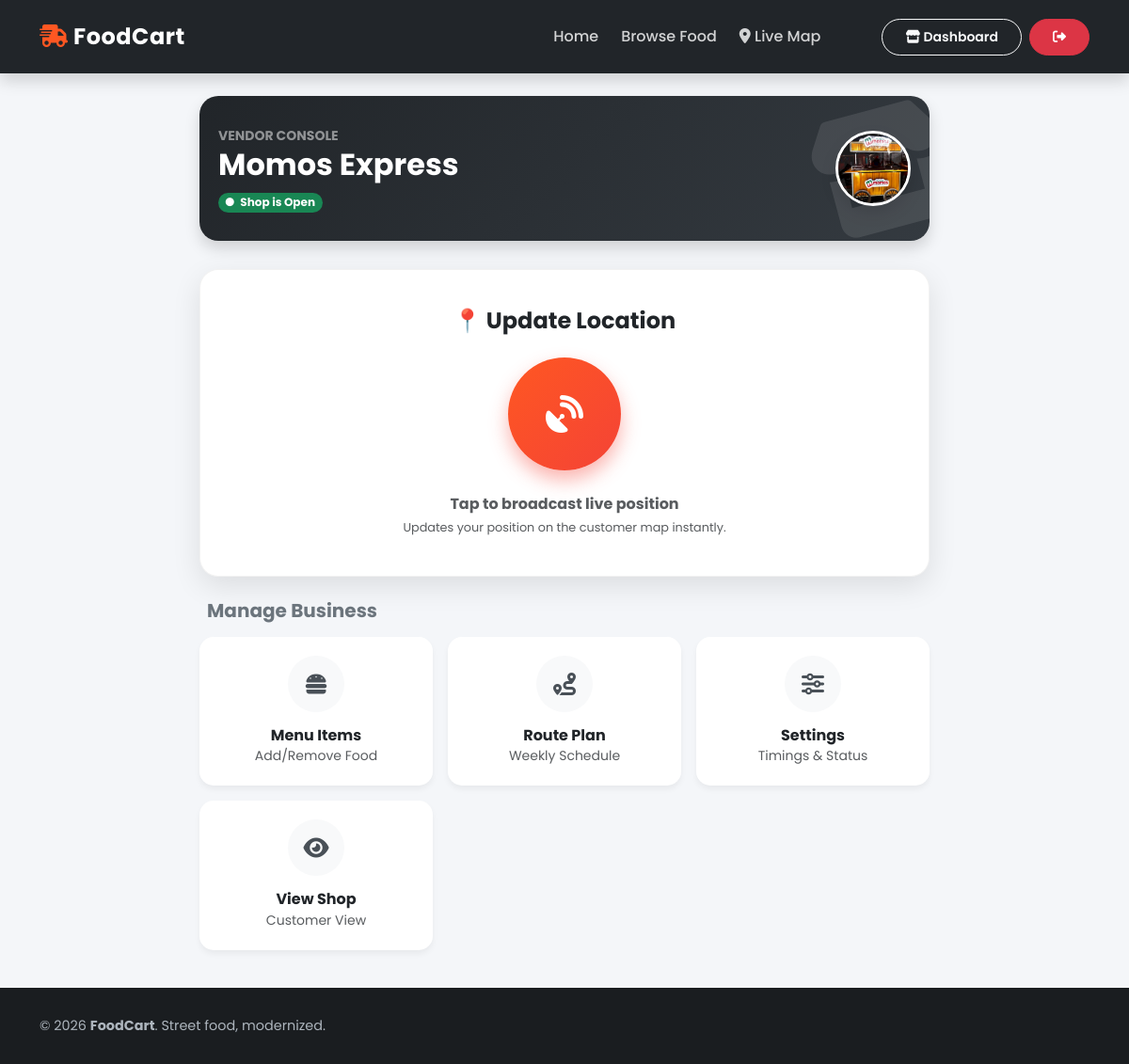
Screenshot of /vendor/dashboard/ (signed in) with the database file from the repository.
### vendor/models.py (models this page shows, shortened)
class FoodCart(models.Model):
    owner = models.OneToOneField(User, on_delete=models.CASCADE, null=True, blank=True)
    name = models.CharField(max_length=100)
    image = models.ImageField(upload_to='cart_images/', default='cart_images/default.jpg')
    opening_time = models.TimeField(default=datetime.time(10, 0)) # 10 AM
    closing_time = models.TimeField(default=datetime.time(22, 0)) # 10 PM
    is_open = models.BooleanField(default=True)
    current_lat = models.FloatField(default=12.9716)
    current_long = models.FloatField(default=77.5946)
    payment_qr = models.ImageField(upload_to='payment_qrs/', blank=True, null=True)

### vendor/views.py (the view)
# urls.py: path('dashboard/', views.vendor_dashboard, name='vendor_dashboard'),
@login_required
def vendor_dashboard(request):
    try:
        cart = request.user.foodcart
    except FoodCart.DoesNotExist:
        return render(request, 'vendor/no_cart_error.html')
    return render(request, 'vendor/dashboard.html', {'cart': cart})

### templates/vendor/dashboard.html (shortened to what this page needs)
{% extends 'core/base.html' %}
{% block content %}
<link href="https://unpkg.com/aos@2.3.1/dist/aos.css" rel="stylesheet">
<div class="container" style="max-width: 800px;">
    <div class="dashboard-header shadow" data-aos="fade-down">
        <div class="row align-items-center">
            <div class="col-8">
                <small class="text-uppercase text-white-50 fw-bold letter-spacing-1">Vendor Console</small>
                <h2 class="fw-bold m-0">{{ cart.name }}</h2>
                <div class="mt-2">
                    {% if cart.is_open %}
                        <span class="badge bg-success rounded-pill"> Shop is Open</span>
                    {% else %}
                        <span class="badge bg-danger rounded-pill"><i class="fas fa-moon fa-xs me-1"></i> Currently Closed</span>
                    {% endif %}
                </div>
            </div>
            <div class="col-4 text-end">
                {% if cart.image %}
                    <img src="{{ cart.image.url }}" class="rounded-circle border border-3 border-white shadow" style="width: 80px; height: 80px; object-fit: cover;">
                {% else %}
                    <div class="rounded-circle bg-white d-inline-flex align-items-center justify-content-center border border-3 border-white" style="width: 80px; height: 80px;">
                        <i class="fas fa-store fa-2x text-muted"></i>
                    </div>
                {% endif %}
            </div>
        </div>
    </div>
    <div class="row mb-4" data-aos="zoom-in">
        <div class="col-12">
            <div class="gps-card">
                <h4 class="fw-bold mb-4">📍 Update Location</h4>
                <button id="broadcast-btn" class="gps-btn mb-4" onclick="broadcastLocation()">
                    <i class="fas fa-satellite-dish"></i>
                </button>
                <p id="log" class="text-muted fw-bold mb-0">Tap to broadcast live position</p>
                <small class="text-muted" style="font-size: 0.8rem;">Updates your position on the customer map instantly.</small>
            </div>
        </div>
    </div>
    <h5 class="fw-bold text-secondary mb-3 ps-2">Manage Business</h5>
    <div class="row g-3">
        <div class="col-6 col-md-4" data-aos="fade-up" data-aos-delay="100">
            <a href="{% url 'manage_menu' %}" class="action-card">
                <div class="icon-box"><i class="fas fa-hamburger"></i></div>
                <h6 class="fw-bold m-0">Menu Items</h6>
                <small class="text-muted">Add/Remove Food</small>
            </a>
        </div>
        <div class="col-6 col-md-4" data-aos="fade-up" data-aos-delay="200">
            <a href="{% url 'manage_schedule' %}" class="action-card">
                <div class="icon-box"><i class="fas fa-route"></i></div>
                <h6 class="fw-bold m-0">Route Plan</h6>
                <small class="text-muted">Weekly Schedule</small>
            </a>
        </div>
        <div class="col-6 col-md-4" data-aos="fade-up" data-aos-delay="300">
            <a href="{% url 'cart_settings' %}" class="action-card">
                <div class="icon-box"><i class="fas fa-sliders-h"></i></div>
                <h6 class="fw-bold m-0">Settings</h6>
                <small class="text-muted">Timings & Status</small>
            </a>
        </div>
        <div class="col-6 col-md-4" data-aos="fade-up" data-aos-delay="400">
            <a href="{% url 'menu_view' cart.id %}" target="_blank" class="action-card">
                <div class="icon-box"><i class="fas fa-eye"></i></div>
                <h6 class="fw-bold m-0">View Shop</h6>
                <small class="text-muted">Customer View</small>
            </a>
        </div>
    </div>
</div>
{% endblock %}

### templates/core/base.html (style rules this page uses)
body { background-color: #f4f6f9; font-family: 'Poppins', sans-serif; min-height: 100vh; display: flex; flex-direction: column; }

### templates/vendor/dashboard.html (style rules this page uses)
.dashboard-header { background: linear-gradient(135deg, #212529, #343a40); color: white; border-radius: 20px; padding: 30px 20px; margin-bottom: 30px; position: relative; overflow: hidden; }
.dashboard-header::after { content: '\f54e'; font-family: "Font Awesome 6 Free"; font-weight: 900; position: absolute; right: -20px; bottom: -20px; font-size: 8rem; opacity: 0.1; transform: rotate(-15deg); }
.gps-card { background: white; border-radius: 20px; padding: 40px 20px; text-align: center; box-shadow: 0 10px 30px rgba(0,0,0,0.1); transition: transform 0.6s; border: 1px solid rgba(0,0,0,0.05); }
.gps-btn { width: 120px; height: 120px; border-radius: 50%; border: none; background: linear-gradient(135deg, #ff5722, #f44336); color: white; font-size: 2.5rem; box-shadow: 0 10px 20px rgba(244, 67, 54, 0.4); transition: all 0.6s ease; display: inline-flex; align-items: center; justify-content: center; }
.action-card { background: white; border: none; border-radius: 15px; padding: 20px; text-align: center; transition: all 0.6s ease; height: 100%; box-shadow: 0 4px 6px rgba(0,0,0,0.05); text-decoration: none; color: #212529; display: block; }
.icon-box { width: 60px; height: 60px; background: #f8f9fa; border-radius: 50%; display: flex; align-items: center; justify-content: center; font-size: 1.5rem; margin: 0 auto 15px; color: #495057; transition: 0.6s; }

### rows the page displays
FoodCart: name "Momos Express", image (picture)
